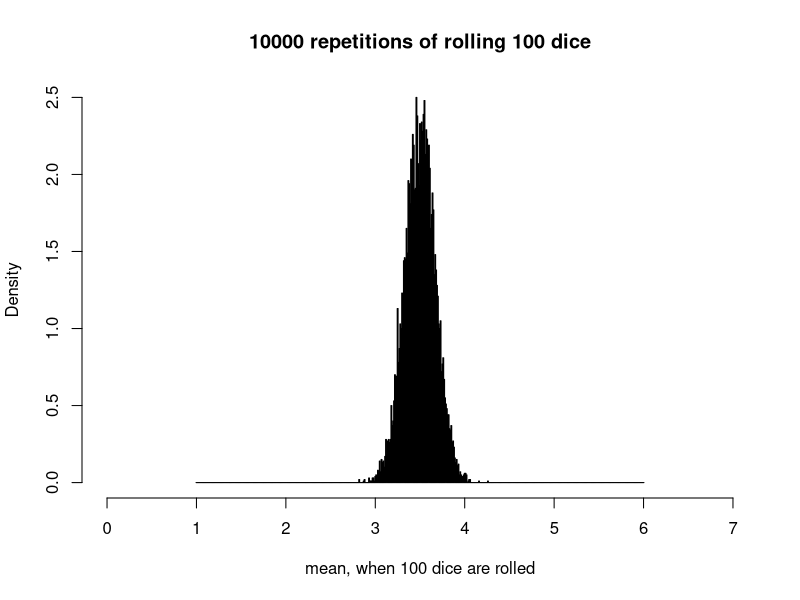

Here is the R script that generated this plot:
repeats = 10000
n = 100

xlabel = paste(c("mean, when ",n," dice are rolled"),collapse='')
title = paste(c(repeats," repetitions of rolling ",n," dice"),collapse='')

means = c()

for(i in 1:repeats)
{
    means=c(means,mean(sample(1:6,n,replace=TRUE)))
}

filename = paste(c('rolls_by_',n,'.pdf'),collapse='')
pdf(filename,width=6,height=4)

hist(means,xlim=c(0,7),breaks=((n-1):(6*n))/n+1/2/n ,
     xlab=xlabel, main=title, freq=FALSE)

dev.off()
